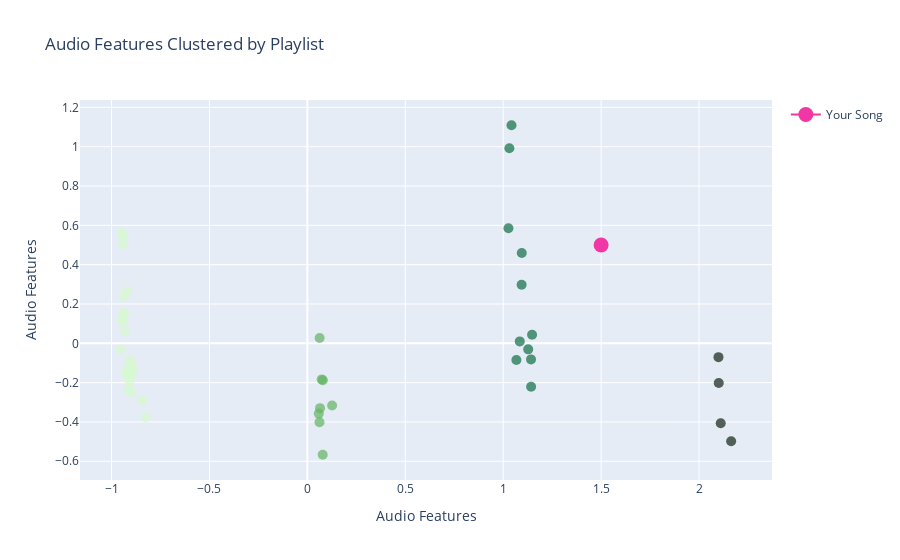

Here is the notebook cell this chart was saved with:
### Markdown cell above
### Adding user data point to Plotly

### Code cell
# Perform PCA to reduce dimensionality to 2 components
pca = PCA(n_components=2)
features_pca = pca.fit_transform(features_with_playlist.drop('playlist_name', axis=1)) # Drop playlist_name for PCA

# Create a figure
fig = go.Figure()

# Plot the clusters
fig.add_trace(go.Scatter(x=features_pca[:, 0], y=features_pca[:, 1], mode='markers',
                         marker=dict(color=labels, colorscale='algae', opacity=0.7, size=10),
                         name='Playlist',
                         text=features_with_playlist['playlist_name'],  # Set text to playlist_name
                         showlegend=False))

# Add a single point
single_point = dict(
    x=[1.5],
    y=[0.5],
    #mode='markers',
    marker=dict(color='#f037a5', size=15),  # Set color to hex f037a5 and size as desired
    name='Your Song'
)
fig.add_trace(single_point)

# Customize plot
fig.update_layout(
    title='Audio Features Clustered by Playlist', 
    xaxis_title='Audio Features', 
    yaxis_title='Audio Features'#, 
    #plot_bgcolor='black',
    #paper_bgcolor='lightgrey',
    #font=dict(color='white')
)

# Show the figure
fig.show()

### Figure 1 — Plotly figure (JSON) as saved in the notebook; plotly's stock layout.template omitted (floating-point values rounded to 4 significant figures)
{"data": [{"marker": {"color": [2, 0, 2, 0, 1, 3, 0, 2, 1, 0, 1, 0, 2, 0, 3, 3, 0, 2, 0, 0, 1, 2, 0, 0, 0, 0, 1, 0, 0, 2, 0, 0, 2, 1, 0, 2, 0, 3, 2, 0, 1, 0, 0, 1, 2, 0], "colorscale": [[0, "rgb(214, 249, 207)"], [0.09091, "rgb(186, 228, 174)"], [0.1818, "rgb(156, 209, 143)"], [0.2727, "rgb(124, 191, 115)"], [0.3636, "rgb(85, 174, 91)"], [0.4545, "rgb(37, 157, 81)"], [0.5455, "rgb(7, 138, 78)"], [0.6364, "rgb(13, 117, 71)"], [0.7273, "rgb(23, 95, 61)"], [0.8182, "rgb(25, 75, 49)"], [0.9091, "rgb(23, 55, 35)"], [1, "rgb(17, 36, 20)"]], "opacity": 0.7, "size": 10}, "mode": "markers", "name": "Playlist", "showlegend": false, "text": ["Viral 50 - USA", "Viral 50 - Global", "Top 50 - USA", "Top 50 - Global", "sad hour", "Westside Story", "New Noise", "Alternative Hip-Hop", "Fuego #052 - Regina's Fan Mixtape", "Pop Rising", "Gulf & Western", "ALT NOW", "Country Rocks", "Alternative Beats", "Baila Reggaeton", "African Heat", "Fresh Finds Country", "The Scene", "All New Rock", "Hot Hits USA", "Chill Pop", "RapCaviar", "Viva Latino", "New Pop Picks", "Hot Country", "Signed XOXO", "Front Page Indie", "it's alt good", "Today's Indie Rock", "mint", "K-Pop Rising", "RNB X", "New Joints", "Yalla ", "Soak Up The Sun", "Feelin' Myself", "The New Alt", "Fuego", "Dance Rising", "CST", "Spring Pop 🌸", "K-Pop ON! (온)", "MARROW", "bossa pop", "Homegrown + Heavy", "Billboard Hot 100"], "type": "scatter", "x": [1.085, -0.8933, 1.067, -0.9113, 0.06193, 2.164, -0.942, 1.128, 0.1264, -0.9264, 0.05845, -0.94, 1.027, -0.9193, 2.101, 2.111, -0.9524, 1.031, -0.9485, -0.9103, 0.06459, 1.142, -0.899, -0.9228, -0.9482, -0.8433, 0.06274, -0.9348, -0.942, 1.094, -0.9069, -0.9069, 1.147, 0.07904, -0.9319, 1.143, -0.9396, 2.099, 1.095, -0.8249, 0.07331, -0.8998, -0.9414, 0.07836, 1.042, -0.8959], "y": [0.00973, -0.1289, -0.08522, -0.2331, -0.4014, -0.4978, 0.5446, -0.03075, -0.3163, -0.1558, -0.3575, 0.1479, 0.5849, 0.2665, -0.2022, -0.4064, -0.03186, 0.9926, 0.5638, -0.1651, -0.3297, -0.08187, -0.2476, -0.1328, 0.1135, -0.2892, 0.02742, 0.1525, 0.1186, 0.2982, -0.08425, -0.1904, 0.04314, -0.1882, 0.05982, -0.221, 0.2364, -0.07027, 0.4597, -0.3755, -0.1834, -0.1086, 0.5029, -0.5668, 1.109, -0.1493]}, {"marker": {"color": "#f037a5", "size": 15}, "name": "Your Song", "type": "scatter", "x": [1.5], "y": [0.5]}], "layout": {"autosize": true, "title": {"text": "Audio Features Clustered by Playlist"}, "xaxis": {"autorange": true, "range": [-1.148, 2.36], "title": {"text": "Audio Features"}, "type": "linear"}, "yaxis": {"autorange": true, "range": [-0.7378, 1.28], "title": {"text": "Audio Features"}, "type": "linear"}}}
